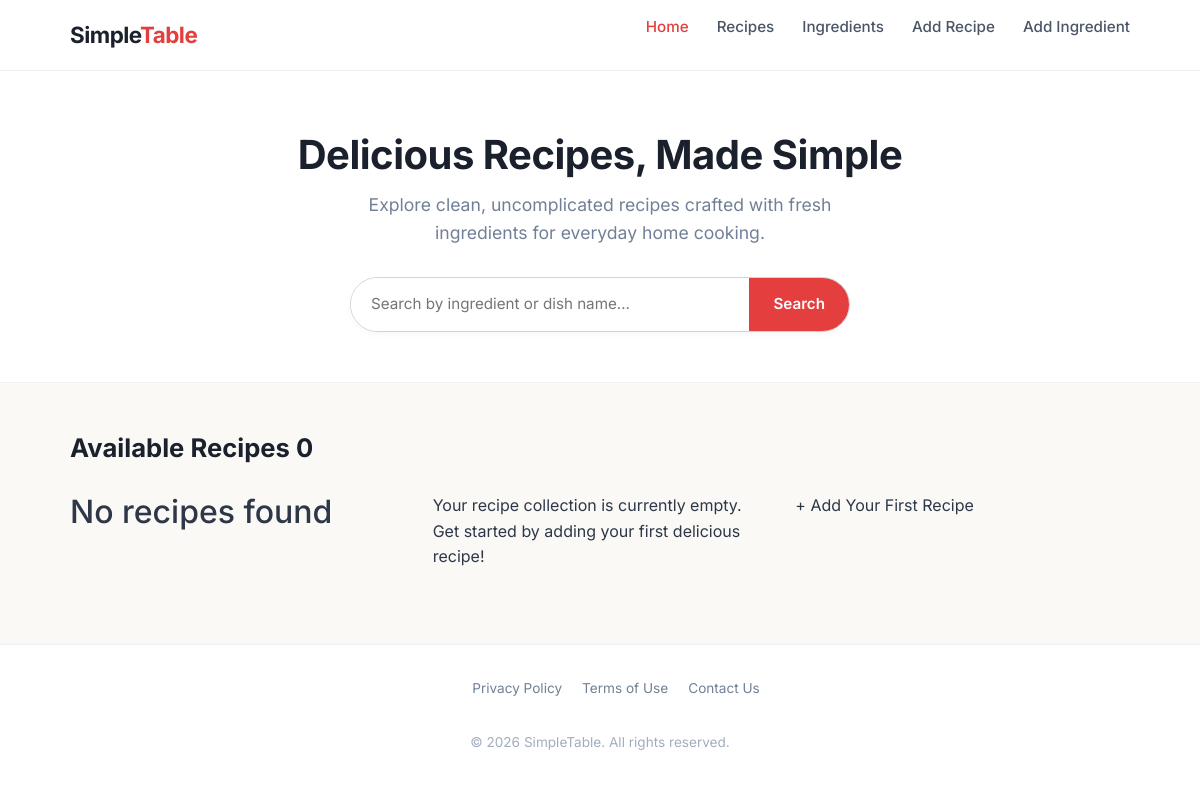
/, run on an earlier commit of the app's database.
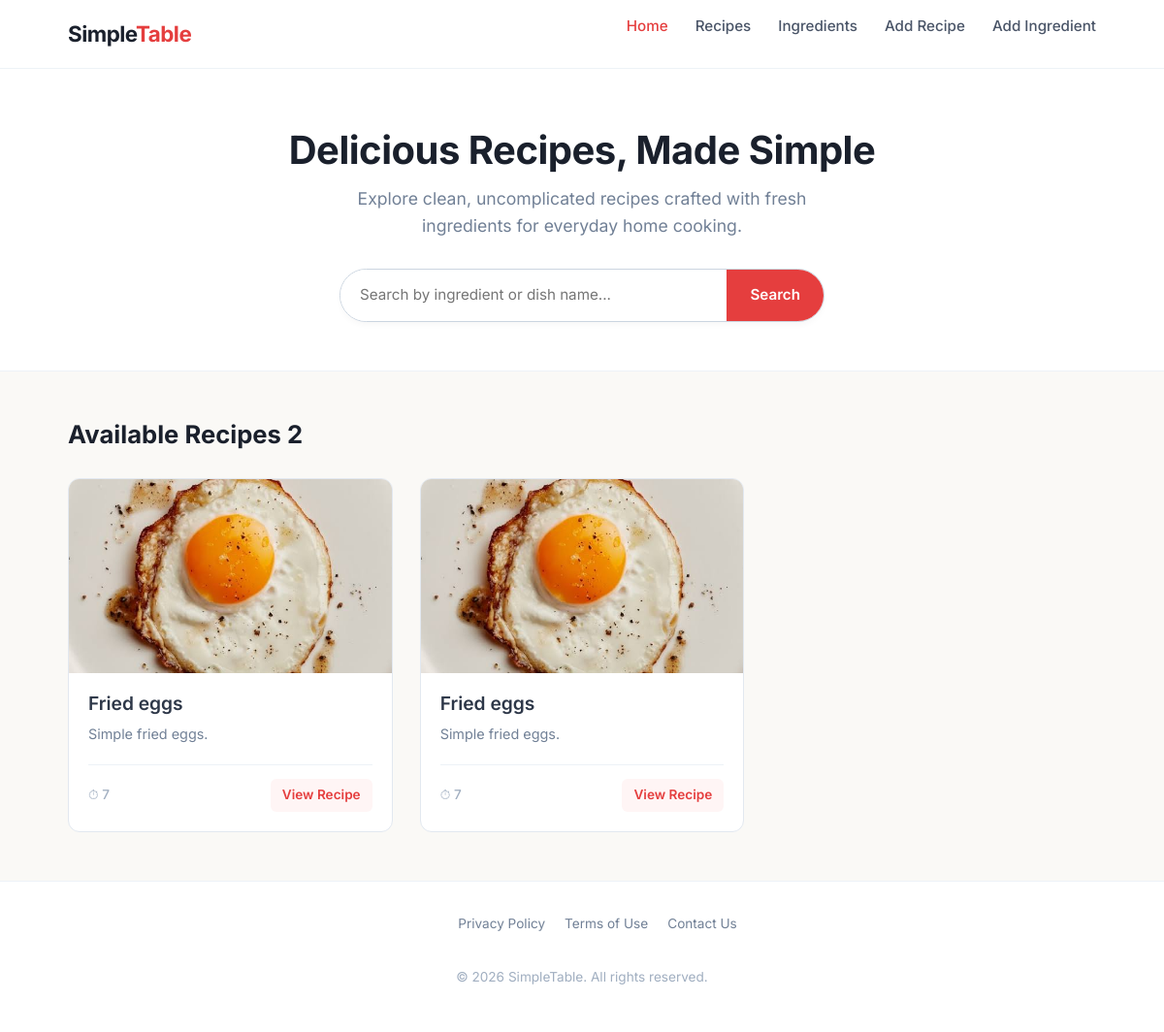
And on a later commit of the database.
### recipes/models.py (models this page shows)
class Recipe(models.Model):
    id = models
    name = models.CharField(
        max_length=100
    )
    image = models.ImageField(
        upload_to='recipe-images/',
        blank=True,
        null=True,
    )
    description = models.TextField(
        max_length=100,
        null=True,
        blank=True,
    )
    instructions = models.TextField(
        default='Empty'
    )
    time = models.IntegerField(
        default=0
    )
    ingredients = models.ManyToManyField(
        to='ingredients.Ingredient'
    )
    date_of_publication = models.DateField(
        auto_now=True
    )

### common/views.py (the view)
# urls.py: path('', views.homepage_view, name='homepage')
def homepage_view(request: HttpRequest) -> HttpResponse:
    all_recipes = Recipe.objects.all()
    context = {
        'all_recipes': all_recipes
    }
    return render(request, 'common/homepage.html', context)

### templates/common/homepage.html
{% extends 'shared/base.html' %}
{% block content %}
    <section class="hero">
        <div class="container">
            <h1 class="hero-title">Delicious Recipes, Made Simple</h1>
            <p class="hero-subtitle">Explore clean, uncomplicated recipes crafted with fresh ingredients for everyday home cooking.</p>
            <form class="search-form" onsubmit="event.preventDefault();">
                <input type="text" class="search-input" placeholder="Search by ingredient or dish name...">
                <button type="submit" class="search-button">Search</button>
            </form>
        </div>
    </section>
    <main class="main-content" id="recipes">
        <div class="container">
            <div class="section-header">
                <h2 class="section-title">Available Recipes {{ all_recipes.count }}</h2>
            </div>
            <div class="recipe-grid">
                {% for recipe in all_recipes %}
                <article class="recipe-card">
                    {% if recipe.image %}
                    <img src="{{ recipe.image.url }}" alt="{{ recipe.name }}" class="recipe-image">
                    {% else %}
                    <img src="https://encrypted-tbn0.gstatic.com/images?q=tbn:ANd9GcRQEVZcLvqNkkyIO7uQmZ6OQjc3Ckqnpsr5zrMKlDoLFLkLrZ9h94Nw4Fjm&s=10" alt="{{ recipe.name }}" class="recipe-image">
                    {% endif %}
                    <div class="recipe-body">
                        <h3 class="recipe-title">{{ recipe.name }}</h3>
                        <p class="recipe-desc">{{ recipe.description|truncatewords:10 }}</p>
                        <div class="recipe-footer">
                            <span class="cook-time">⏱ {{ recipe.time }}</span>
                            <a href="{% url 'recipe:detail' recipe.id %}" class="btn-view">View Recipe</a>
                        </div>
                    </div>
                </article>
                {% empty %}
                    <h2>No recipes found</h2>
                    <p>Your recipe collection is currently empty. Get started by adding your first delicious recipe!</p>
                    <a href="{% url 'recipe:create' %}" class="btn-create">+ Add Your First Recipe</a>
                {% endfor %}
            </div>
        </div>
    </main>
{% endblock %}

### templates/shared/base.html
<!DOCTYPE html>
<html lang="en">
    {% include 'shared/head.html' %}
<body>
    {% include 'shared/nav.html' %}
    {% block content %}
    {% endblock %}
    {% include 'shared/footer.html' %}
</body>
</html>

### templates/shared/head.html (shortened to what this page needs)
<head>
    <link href="https://cdn.jsdelivr.net/npm/bootstrap@5.3.0/dist/css/bootstrap.min.css" rel="stylesheet">
</head>

### templates/shared/nav.html (shortened to what this page needs)
<header class="header">
    <div class="container nav-container">
        <a href="#" class="logo">Simple<span>Table</span></a>
        <ul class="nav-links" id="navLinks">
            <li><a href="{% url 'common:homepage' %}" class="active">Home</a></li>
            <li><a href="{% url 'recipe:list' %}">Recipes</a></li>
            <li><a href="{% url 'ingredient:list' %}">Ingredients</a></li>
            <li><a href="{% url 'recipe:create' %}">Add Recipe</a></li>
            <li><a href="{% url 'ingredient:create' %}">Add Ingredient</a></li>
        </ul>
    </div>
</header>

### templates/shared/footer.html
<footer class="footer">
    <div class="container footer-container">
        <ul class="footer-links">
            <li><a href="#">Privacy Policy</a></li>
            <li><a href="#">Terms of Use</a></li>
            <li><a href="#">Contact Us</a></li>
        </ul>
        <p class="copyright">&copy; 2026 SimpleTable. All rights reserved.</p>
    </div>
</footer>

### templates/shared/head.html (style rules this page uses)
* { margin: 0; padding: 0; box-sizing: border-box; }
body { font-family: 'Inter', sans-serif; color: #2d3748; background-color: #faf9f6; line-height: 1.6; display: flex; flex-direction: column; min-height: 100vh; }
a { text-decoration: none; color: inherit; }
img { max-width: 100%; height: auto; display: block; }
.container { width: 100%; max-width: 1100px; margin: 0 auto; padding: 0 20px; }
.header { background-color: #ffffff; border-bottom: 1px solid #edf2f7; position: sticky; top: 0; z-index: 100; }
.nav-container { display: flex; justify-content: space-between; align-items: center; height: 70px; }
.logo { font-size: 1.4rem; font-weight: 700; color: #1a202c; letter-spacing: -0.5px; }
.logo span { color: #e53e3e; }
.nav-links { display: flex; gap: 28px; list-style: none; }
.nav-links a { font-size: 0.95rem; font-weight: 500; color: #4a5568; transition: color 0.2s ease; }
.nav-links a:hover, .nav-links a.active { color: #e53e3e; }
.hero { padding: 60px 0 50px; text-align: center; background-color: #ffffff; border-bottom: 1px solid #edf2f7; }
.hero-title { font-size: 2.5rem; font-weight: 700; color: #1a202c; margin-bottom: 12px; letter-spacing: -0.5px; }
.hero-subtitle { font-size: 1.1rem; color: #718096; max-width: 550px; margin: 0 auto 30px; font-weight: 400; }
.search-form { display: flex; max-width: 500px; margin: 0 auto; border: 1px solid #cbd5e0; border-radius: 30px; overflow: hidden; background-color: #ffffff; box-shadow: 0 4px 6px -1px rgba(0, 0, 0, 0.03); transition: border-color 0.2s ease; }
.search-input { flex: 1; padding: 14px 20px; border: none; outline: none; font-size: 0.95rem; color: #2d3748; }
.search-button { background-color: #e53e3e; color: #ffffff; border: none; padding: 0 24px; font-weight: 600; font-size: 0.95rem; cursor: pointer; transition: background-color 0.2s ease; }
.main-content { flex: 1; padding: 50px 0; }
.section-header { margin-bottom: 30px; }
.section-title { font-size: 1.6rem; font-weight: 700; color: #1a202c; }
.recipe-grid { display: grid; grid-template-columns: repeat(auto-fill, minmax(300px, 1fr)); gap: 28px; }
.recipe-card { background-color: #ffffff; border-radius: 12px; border: 1px solid #e2e8f0; overflow: hidden; display: flex; flex-direction: column; transition: transform 0.2s ease, box-shadow 0.2s ease; }
.recipe-image { width: 100%; height: 200px; object-fit: cover; background-color: #edf2f7; }
.recipe-body { padding: 20px; display: flex; flex-direction: column; flex: 1; }
.recipe-title { font-size: 1.2rem; font-weight: 600; color: #2d3748; margin-bottom: 8px; }
.recipe-desc { font-size: 0.9rem; color: #718096; margin-bottom: 20px; flex: 1; }
.recipe-footer { display: flex; align-items: center; justify-content: space-between; padding-top: 14px; border-top: 1px solid #edf2f7; }
.cook-time { font-size: 0.85rem; color: #a0aec0; font-weight: 500; }
.btn-view { font-size: 0.85rem; font-weight: 600; color: #e53e3e; padding: 6px 12px; border-radius: 6px; background-color: #fff5f5; transition: background-color 0.2s ease; }
.footer { background-color: #ffffff; border-top: 1px solid #edf2f7; padding: 30px 0; margin-top: auto; }
.footer-container { display: flex; flex-direction: column; align-items: center; gap: 16px; text-align: center; }
.footer-links { display: flex; gap: 20px; list-style: none; }
.footer-links a { font-size: 0.85rem; color: #718096; transition: color 0.2s ease; }
.copyright { font-size: 0.85rem; color: #a0aec0; }

What changed in the data, as far as the page shows it:
added Recipe: image (picture), name "Fried eggs", description "Simple fried eggs.", time "7"
added Recipe: image (picture), name "Fried eggs", description "Simple fried eggs.", time "7"
Also different on the page:
{{ all_recipes.count }}: "0" → "2"
text no longer shown: "No recipes found Your recipe collection is currently empty. Get started by adding your first delicious recipe! + Add Your First Recipe"
